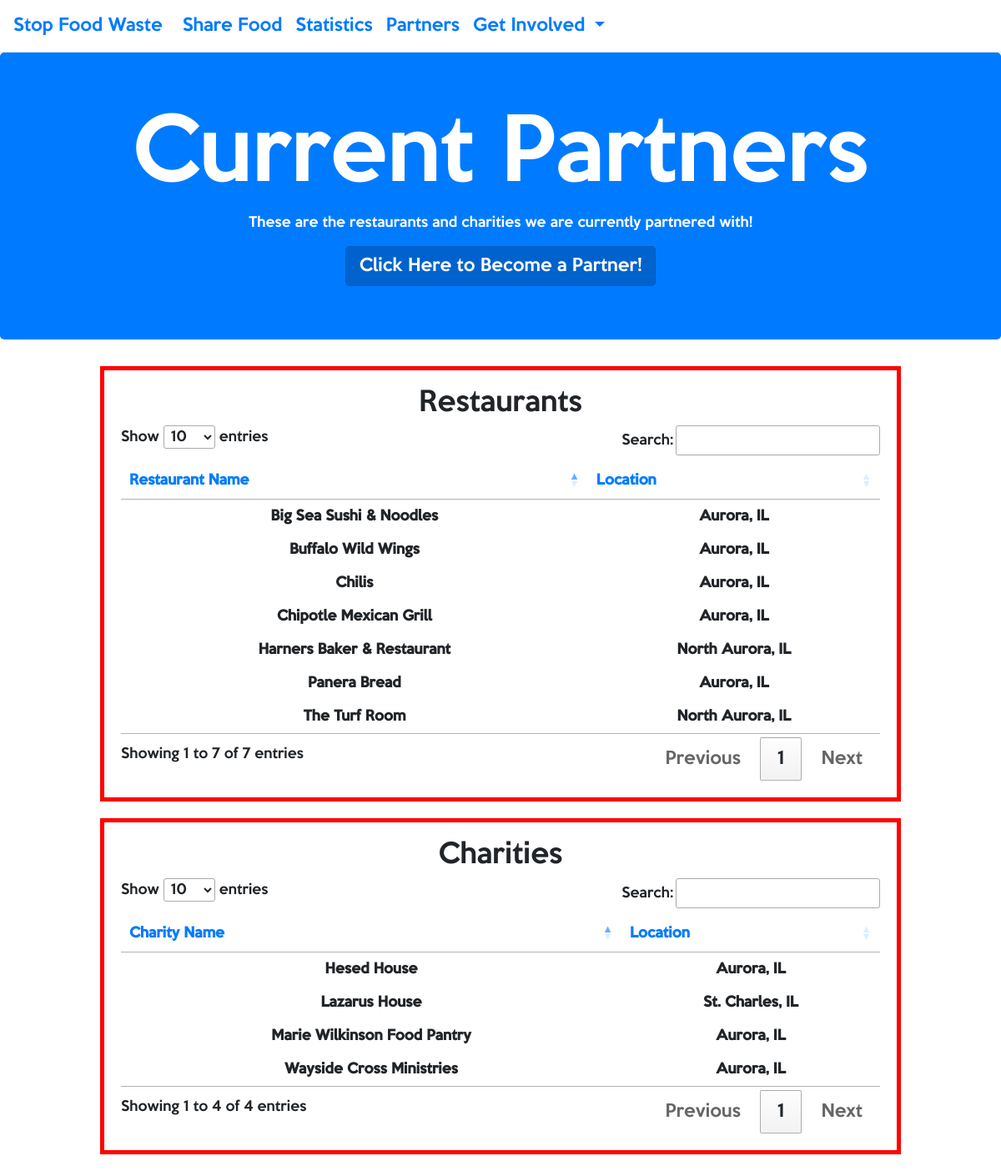
/partnerexamples.php, run on the app's committed database.
### tables this page shows
CREATE TABLE `restaurants` (
  `restId` int(10) UNSIGNED NOT NULL,
  `restName` varchar(100) NOT NULL,
  `restLocation` varchar(100) NOT NULL
);

CREATE TABLE `charity` (
  `charityId` int(10) UNSIGNED NOT NULL,
  `charityName` varchar(100) NOT NULL,
  `charityLocation` varchar(100) NOT NULL
);

### partnerexamples.php (the view, shortened to what this page needs)
<!DOCTYPE html>
<html lang="en">
<head>
  <link rel="stylesheet" href="https://maxcdn.bootstrapcdn.com/bootstrap/4.3.1/css/bootstrap.min.css">
  <link rel="stylesheet" href="https://cdn.datatables.net/1.10.19/css/jquery.dataTables.min.css">
  <link rel="stylesheet" type="text/css" href="style.css">
</head>
<body>
	<nav class="navbar navbar-expand-lg border-bottom">
		<a class="navbar-brand" href="index.php">Stop Food Waste</a>
  	<div class="collapse navbar-collapse" id="navbarSupportedContent">
    	<ul class="navbar-nav mr-auto">
      	<li class="nav-item active">
        	<a class="nav-link" href="share.php">Share Food</a>
      	</li>
      	<li class="nav-item">
        <a class="nav-link" href="stats.html">Statistics</a>
        </li>
      	<li class="nav-item">
      	<a class="nav-link" href="partnerexamples.php"> Partners </a>
      	<li class="nav-item dropdown">
        	<a class="nav-link dropdown-toggle" href="#" id="navbarDropdown" role="button" data-toggle="dropdown" aria-haspopup="true" aria-expanded="false">
          	Get Involved
        	</a>
	</nav>
<div class="jumbotron">
		<h1> Current Partners </h1>
		<p> These are the restaurants and charities we are currently partnered with!</p>
		<a href="partner.html" class="btn btn-primary btn-lg active" role="button" aria-pressed="true">Click Here to Become a Partner!</a>
</div>
  	<div id="partner"class="container-fluid bg-3 text-center" style="width:80%">
  	<h2> Restaurants </h2>
		<?php
		include "config.php";
		echo "<table id='restaurant'>";
		echo "<thead class='text-primary'>";
			echo "<tr>";
				echo "<th> Restaurant Name </th>";
				echo "<th> Location </th>";
			echo "</tr>";
		echo "</thead>";
		echo "<tbody>";
		$sql = "SELECT restName, restLocation FROM restaurants";
		$result = $conn->query($sql);
		if ($result-> num_rows > 0) {
    		while($row = $result->fetch_assoc()) {
    			echo "<tr>";
        		echo "<th>". $row["restName"]. "</th> <th> ". $row["restLocation"]. "</th> " ;
    			echo "</tr>";
    			}
		} else {
    		echo "0 results";
		}
		echo "</tbody>";
		echo "</table>";
	?>
	</div>
  	<div id="partner" class="container-fluid bg-3 text-center" style="width:80%">
  	<h2> Charities </h2>
		<?php
		include "config.php";
		echo "<table id='charity'>";
		echo "<thead class='text-primary'>";
			echo "<tr>";
				echo "<th> Charity Name </th>";
				echo "<th> Location </th>";
			echo "</tr>";
		echo "</thead>";
		echo "<tbody>";
		$sql = "SELECT charityName, charityLocation FROM charity";
		$result = $conn->query($sql);
		if ($result-> num_rows > 0) {
    		while($row = $result->fetch_assoc()) {
    			echo "<tr>";
        		echo "<th>". $row["charityName"]. "</th> <th> ". $row["charityLocation"]. "</th> " ;
    			echo "</tr>";
    			}
		} else {
    		echo "0 results";
		}
		echo "</tbody>";
		echo "</table>";
	?>
	</div>
</body>
</html>

### style.css (style rules this page uses)
body { font-family:bold; }
a { font-size:20px; }
h1 { text-align: center; font-size:100px; }
h2 { text-align:center; }
div.jumbotron { text-align:center; color:white; background-color: #007bff; }

### partnerexamples.php (style rules this page uses)
#partner { border-style:solid; border-width:5px !important; border-color:red; padding:20px; margin:0 auto; margin-bottom:20px; }

### data on the page
restaurants: restName "Chilis", restLocation "Aurora, IL"
restaurants: restName "Big Sea Sushi & Noodles", restLocation "Aurora, IL"
restaurants: restName "The Turf Room", restLocation "North Aurora, IL"
restaurants: restName "Harners Baker & Restaurant", restLocation "North Aurora, IL"
restaurants: restName "Buffalo Wild Wings", restLocation "Aurora, IL"
restaurants: restName "Panera Bread", restLocation "Aurora, IL"
restaurants: restName "Chipotle Mexican Grill", restLocation "Aurora, IL"
charity: charityName "Hesed House", charityLocation "Aurora, IL"
charity: charityName "Wayside Cross Ministries", charityLocation "Aurora, IL"
charity: charityName "Lazarus House", charityLocation "St. Charles, IL"
charity: charityName "Marie Wilkinson Food Pantry", charityLocation "Aurora, IL"
